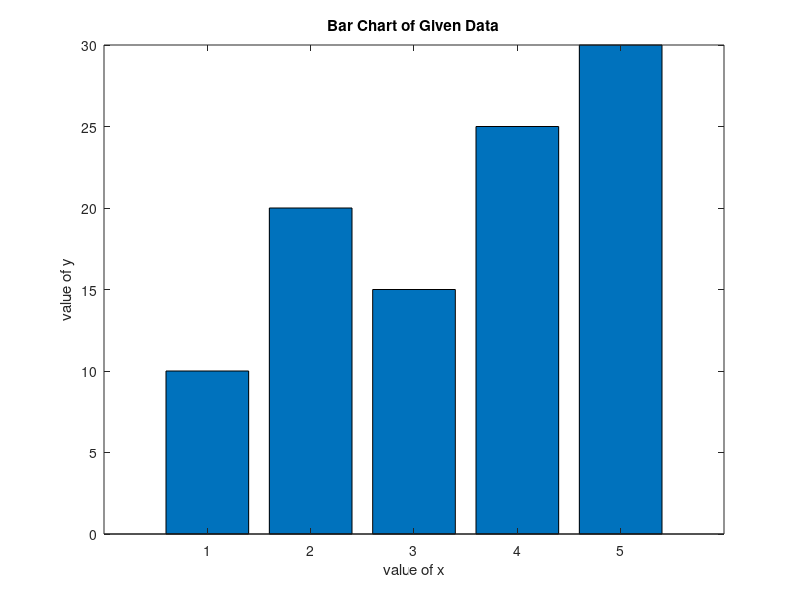

Source code (MATLAB):
clc;          
clear;        
close all;    
x = [1, 2, 3, 4, 5];   
y = [10, 20, 15, 25, 30]; 
bar(x, y); 
xlabel('value of x');        
ylabel('value of y');            
title('Bar Chart of Given Data'); 


